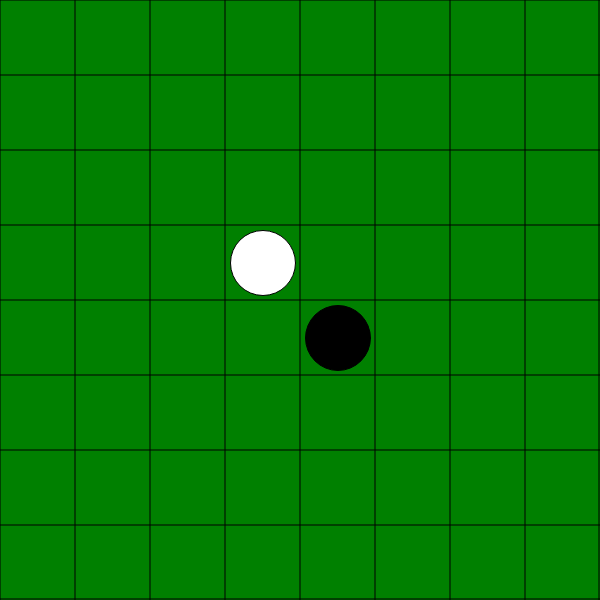
Frame 1 (no input)
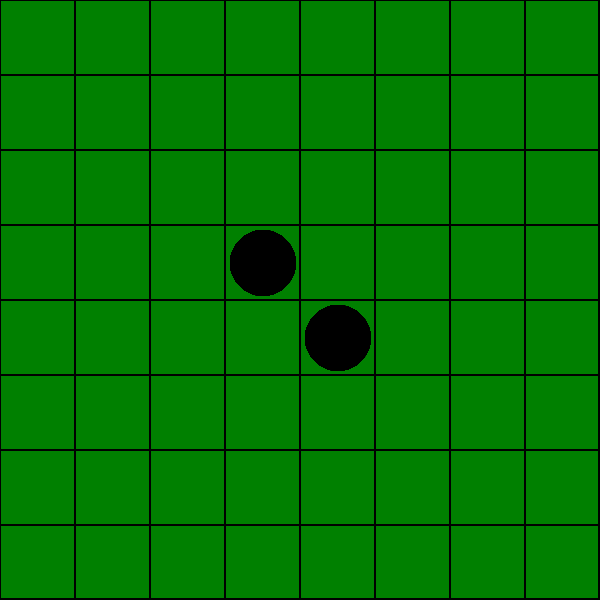
Frame 60 (no input)
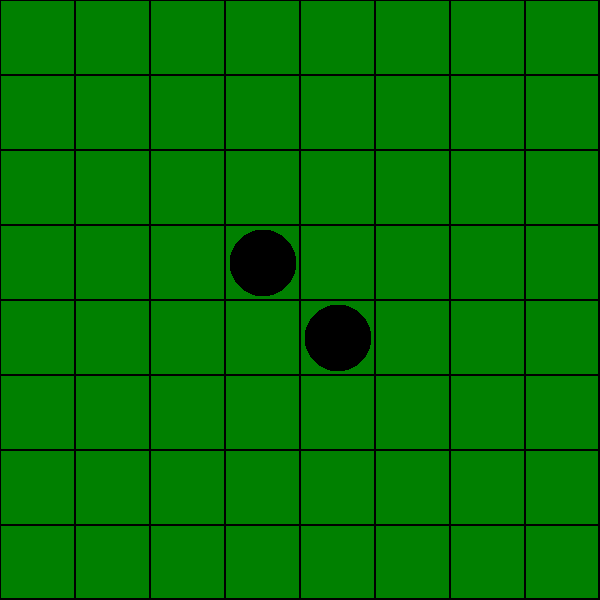
Frame 120 (the mouse pressed at the canvas centre since frame 60)

The p5.js sketch that drew these frames (run headless with seeded random() and noise() and a simulated clock; from frame 60 on, the mouse is pressed at the canvas centre):

// p5.js sketch
// ── sketch.js
let turns = 60;
let slots = [["" , "" , "" , "" , "" , "" , "" , ""],  // first row
             ["" , "",  "" , "" , "" , "" , "" , ""],  // second row 
             ["" , "" , "" , "" , "" , "" , "" , ""],  // third row
             ["" , "" , "" , "white" , "black" , "" , "" , ""],  // fourth row
             ["" , "" , "" , "black" , "white" , "" , "" , ""],  // fifth row 
             ["" , "" , "" , "" , "" , "" , "" , ""],  // sixth row
             ["" , "" , "" , "" , "" , "" , "" , ""],  // seventh row
             ["" , "" , "" , "" , "" , "" , "" , ""]]; // last row
             
let whitePieces = 2;
let blackPieces = 2;

function setup(){
    createCanvas(600, 600);
    background("green");
}

function draw(){
    // othello board
    //vertical lines 
    line(  0 , 0,   0 , 600); //left vertical line aka boarder line 
    line( 75 , 0,  75 , 600); // vertical line 1
    line(150 , 0, 150 , 600); // vertical line 2
    line(225 , 0, 225 , 600); // vertical line 3
    line(300 , 0, 300 , 600); // vertical line 4
    line(375 , 0, 375 , 600); // vertical line 5
    line(450 , 0, 450 , 600); // vertical line 6
    line(525 , 0, 525 , 600); // vertical line 7
    line(599 , 0, 599 , 600); // vertical line 8 aka right boarder line

    //horizontal lines
    line(0 ,   0 , 600 ,   0); //top horizontal line aka top boarder line 
    line(0 ,  75 , 600 ,  75); //horizontal line 1
    line(0 , 150 , 600 , 150); //horizontal line 2
    line(0 , 225 , 600 , 225); //horizontal line 3
    line(0 , 300 , 600 , 300); //horizontal line 4
    line(0 , 375 , 600 , 375); //horizontal line 5
    line(0 , 450 , 600 , 450); //horizontal line 6
    line(0 , 525 , 600 , 525); //horizontal line 7
    line(0 , 599 , 600 , 599); //horizontal line 8 aka bottom boarder line
    
    // starting pieces 
    blackDisc(263, 263);
    blackDisc(338, 338);
    //blackDisc(326, 326);
    // whiteDisc(263, 263);
    console.log(slots[0][0]);
}

function blackDisc(x , y){
    ellipse(x , y , 65 , 65);
    fill("black");
}

function whiteDisc(x , y){
    ellipse(x , y , 65 , 65);
    fill("white");
}

function mouseClicked(){
    mouseChecked(0 , 75 , 0 , 75 , 0 , 0);
}

function mouseChecked(num1 , num2 , num3 , num4 , i , j){
    if(mouseX > num1 && mouseX < num2 && mouseY > num3 && mouseY < num4 && turns % 2 == 0 && slots[i][j] == ""){
        blackDisc(num1 + 35 , num3 + 35);
        slots[i][j] = "black";
    }
    if(mouseX > num1 && mouseX < num2 && mouseY > num3 && mouseY < num4 && turns % 2 == 1 && slots[i][j] == ""){
        whiteDisc(num1 + 35 , num3 - 35);
        slots[i][j] = "white";
    }
    
}

function scoreCounting(){
    blackCounter = 0;
    whiteCounter = 0;
    for(let i = 0; i < slots.length; i++){
        for(let j = 0; j < slots[i].length; i++){
            if(slots[i][j] == "black" ){
                blackCounter += 1;
            }
            if(slots[i][j] == "white"){
                whiteCounter += 1;
            }
        }
    }
    blackPieces = blackCounter;
    whitePieces = whiteCounter;
}
